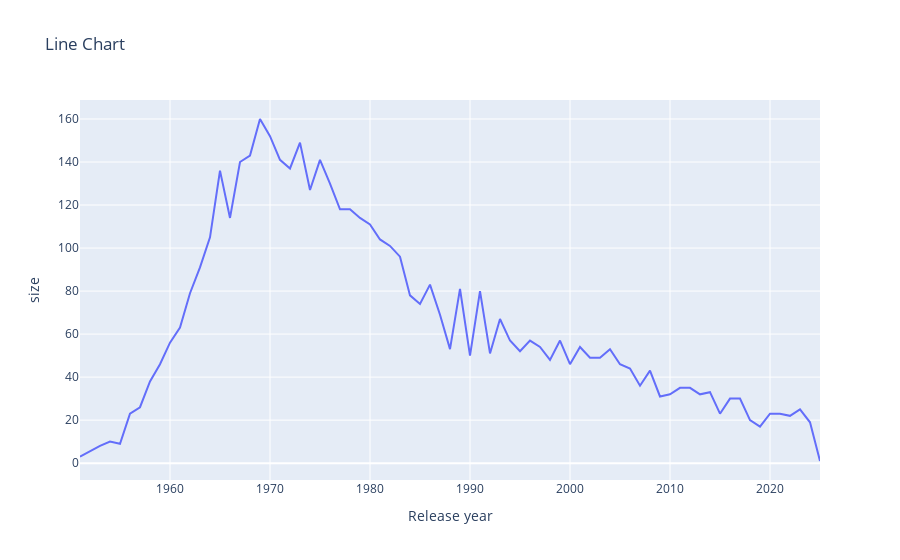

Notebook source saved alongside this figure:
### Markdown cell above
## 📈 Line chart

Create a line chart that shows the total number of albums released each year by all artists in the `performers_albums` dataset.

### Code cell
#We already converted 'Release date' to year in the code above. Now we tell Pandas to count the number of occurrences of each 'Year' using the .size() method

agg_for_line_performers_albums=performers_albums.groupby(['Release year'], as_index=False).size()

#Build the chart
fig2=pio.line(agg_for_line_performers_albums, x='Release year', y='size', title="Line Chart", markers=False)
fig2.show()

### Figure 1 — Plotly figure (JSON) as saved in the notebook; plotly's stock layout.template omitted (floating-point values rounded to 4 significant figures)
{"data": [{"hovertemplate": "Release year=%{x}<br>size=%{y}<extra></extra>", "legendgroup": "", "line": {"color": "#636efa", "dash": "solid"}, "marker": {"symbol": "circle"}, "mode": "lines", "name": "", "orientation": "v", "showlegend": false, "type": "scatter", "x": [1951, 1953, 1954, 1955, 1956, 1957, 1958, 1959, 1960, 1961, 1962, 1963, 1964, 1965, 1966, 1967, 1968, 1969, 1970, 1971, 1972, 1973, 1974, 1975, 1976, 1977, 1978, 1979, 1980, 1981, 1982, 1983, 1984, 1985, 1986, 1987, 1988, 1989, 1990, 1991, 1992, 1993, 1994, 1995, 1996, 1997, 1998, 1999, 2000, 2001, 2002, 2003, 2004, 2005, 2006, 2007, 2008, 2009, 2010, 2011, 2012, 2013, 2014, 2015, 2016, 2017, 2018, 2019, 2020, 2021, 2022, 2023, 2024, 2025], "xaxis": "x", "y": [3, 8, 10, 9, 23, 26, 38, 46, 56, 63, 79, 91, 105, 136, 114, 140, 143, 160, 152, 141, 137, 149, 127, 141, 130, 118, 118, 114, 111, 104, 101, 96, 78, 74, 83, 69, 53, 81, 50, 80, 51, 67, 57, 52, 57, 54, 48, 57, 46, 54, 49, 49, 53, 46, 44, 36, 43, 31, 32, 35, 35, 32, 33, 23, 30, 30, 20, 17, 23, 23, 22, 25, 19, 1], "yaxis": "y"}], "layout": {"autosize": true, "legend": {"tracegroupgap": 0}, "title": {"text": "Line Chart"}, "xaxis": {"anchor": "y", "autorange": true, "domain": [0, 1], "range": [1951, 2025], "title": {"text": "Release year"}, "type": "linear"}, "yaxis": {"anchor": "x", "autorange": true, "domain": [0, 1], "range": [-7.833, 168.8], "title": {"text": "size"}, "type": "linear"}}}
